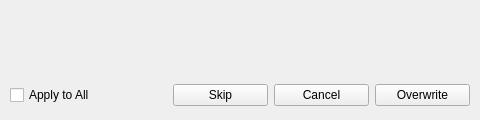
<?xml version="1.0" encoding="UTF-8"?>
<ui version="4.0">
 <class>FileCopyReplaceDialog</class>
 <widget class="QDialog" name="FileCopyReplaceDialog">
  <property name="geometry">
   <rect>
    <x>0</x>
    <y>0</y>
    <width>480</width>
    <height>120</height>
   </rect>
  </property>
  <property name="windowTitle">
   <string>Dialog</string>
  </property>
  <layout class="QVBoxLayout" name="verticalLayout">
   <property name="margin">
    <number>10</number>
   </property>
   <item>
    <layout class="QHBoxLayout" name="horizontalLayout_2">
     <item>
      <widget class="QLabel" name="iconLabel">
       <property name="sizePolicy">
        <sizepolicy hsizetype="Fixed" vsizetype="Preferred">
         <horstretch>0</horstretch>
         <verstretch>0</verstretch>
        </sizepolicy>
       </property>
       <property name="text">
        <string/>
       </property>
      </widget>
     </item>
     <item>
      <widget class="QLabel" name="messageLabel">
       <property name="text">
        <string/>
       </property>
      </widget>
     </item>
    </layout>
   </item>
   <item>
    <layout class="QHBoxLayout" name="horizontalLayout">
     <item>
      <widget class="QCheckBox" name="checkBoxApplyToAll">
       <property name="text">
        <string>Apply to All</string>
       </property>
      </widget>
     </item>
     <item>
      <spacer name="horizontalSpacer">
       <property name="orientation">
        <enum>Qt::Horizontal</enum>
       </property>
       <property name="sizeHint" stdset="0">
        <size>
         <width>32</width>
         <height>30</height>
        </size>
       </property>
      </spacer>
     </item>
     <item>
      <widget class="QPushButton" name="skipButton">
       <property name="sizePolicy">
        <sizepolicy hsizetype="Minimum" vsizetype="Fixed">
         <horstretch>0</horstretch>
         <verstretch>0</verstretch>
        </sizepolicy>
       </property>
       <property name="minimumSize">
        <size>
         <width>95</width>
         <height>0</height>
        </size>
       </property>
       <property name="text">
        <string>Skip</string>
       </property>
       <property name="autoDefault">
        <bool>false</bool>
       </property>
      </widget>
     </item>
     <item>
      <widget class="QPushButton" name="cancelButton">
       <property name="sizePolicy">
        <sizepolicy hsizetype="Minimum" vsizetype="Fixed">
         <horstretch>0</horstretch>
         <verstretch>0</verstretch>
        </sizepolicy>
       </property>
       <property name="minimumSize">
        <size>
         <width>95</width>
         <height>0</height>
        </size>
       </property>
       <property name="text">
        <string>Cancel</string>
       </property>
       <property name="autoDefault">
        <bool>false</bool>
       </property>
      </widget>
     </item>
     <item>
      <widget class="QPushButton" name="overwriteButton">
       <property name="minimumSize">
        <size>
         <width>95</width>
         <height>0</height>
        </size>
       </property>
       <property name="text">
        <string>Overwrite</string>
       </property>
       <property name="autoDefault">
        <bool>false</bool>
       </property>
      </widget>
     </item>
    </layout>
   </item>
  </layout>
 </widget>
 <resources/>
 <connections/>
</ui>
